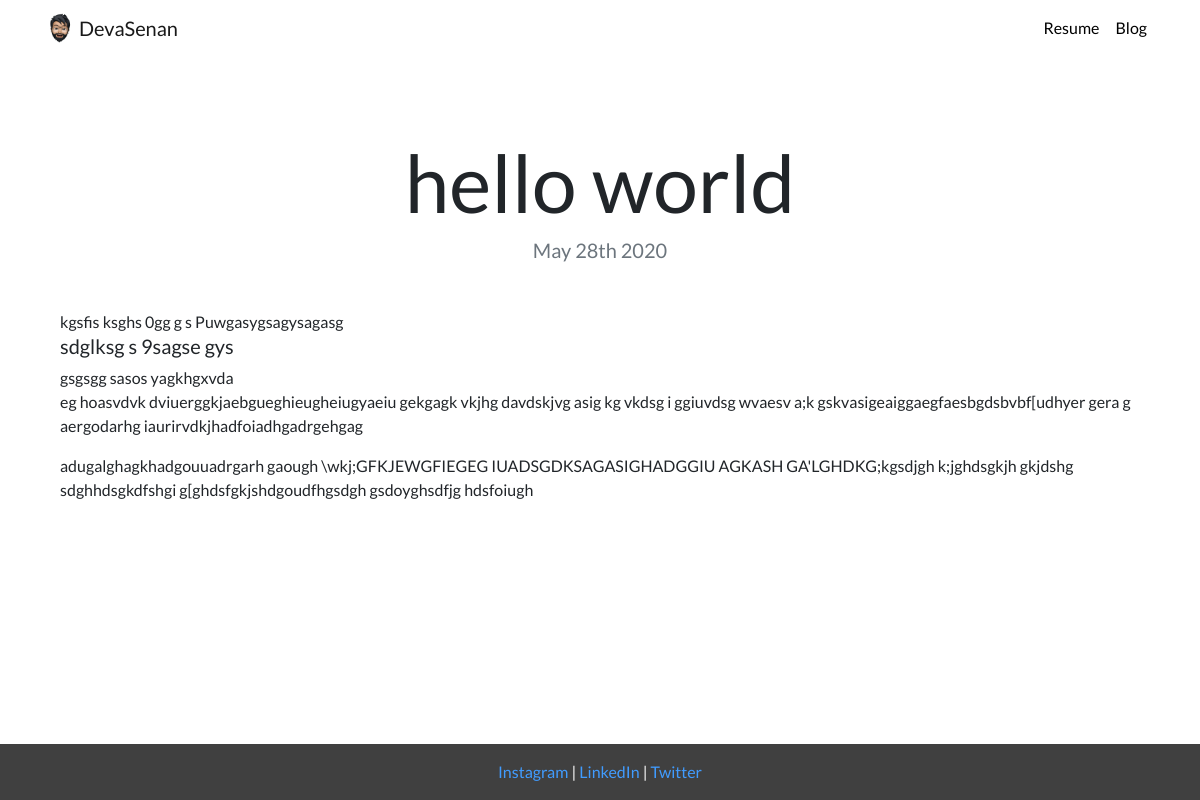
The page /blog/7 on the database its author committed.
### blog/models.py (models this page shows, shortened)
class Blog(models.Model) :
    title = models.CharField(max_length=100)
    description = models.TextField()
    date = models.DateField()

### blog/views.py (the view)
# urls.py: path("<int:blog_id>", views.detail, name="detail")
def detail(request, blog_id) :
    blog = get_object_or_404(Blog, pk=blog_id )
    return render(request, "blog/detail.html", {
        "blog": blog
    })

### blog/templates/blog/detail.html
{% extends "portfolio/base.html" %}
{% load static %}
{% block content %}
<h1 class="text-center mt-5" id="blogdetailtitle">{{ blog.title }}</h1>
<h5 class="text-center text-muted mb-5">{{ blog.date|date:'F jS Y' }}</h5>
{{ blog.description|safe }}
{% endblock %}

### portfolio/static/portfolio/styles.css (style rules this page uses)
@media (min-width: 700px) { #blogdetailtitle { font-size: 5rem; } }

### portfolio/templates/portfolio/base.html (style rules this page uses)
body { font-family: 'Lato', sans-serif; }

### rows shown on the page
Blog: title "hello world", date "May 28th 2020", description "kgsfis ksghs 0gg g s Puwgasygsagysagasg sdglksg s 9sagse gys gsgsgg sasos yagkhgxvda eg hoasvdvk dviuerggkjaebgueghieugheiugyaeiu gekgagk vkjhg davdskjvg asig kg vkdsg i ggiuvdsg wvaesv a;k gskvasigeaiggaegfaesbgdsbvbf[udhyer gera g aergodarhg iaurirvdkjhadfoiadhgadrgehgag adugalghagkhadgouuadrgarh gaough \\wkj;GFKJEWGFIEGEG IUADSGDKSAGASIGHADGGIU AGKASH GA'LGHDKG;kgsdjgh k;jghdsgkjh gkjdshg sdghhdsgkdfshgi g[ghdsfgkjshdgoudfhgsdgh gsdoyghsdfjg hdsfoiugh"
